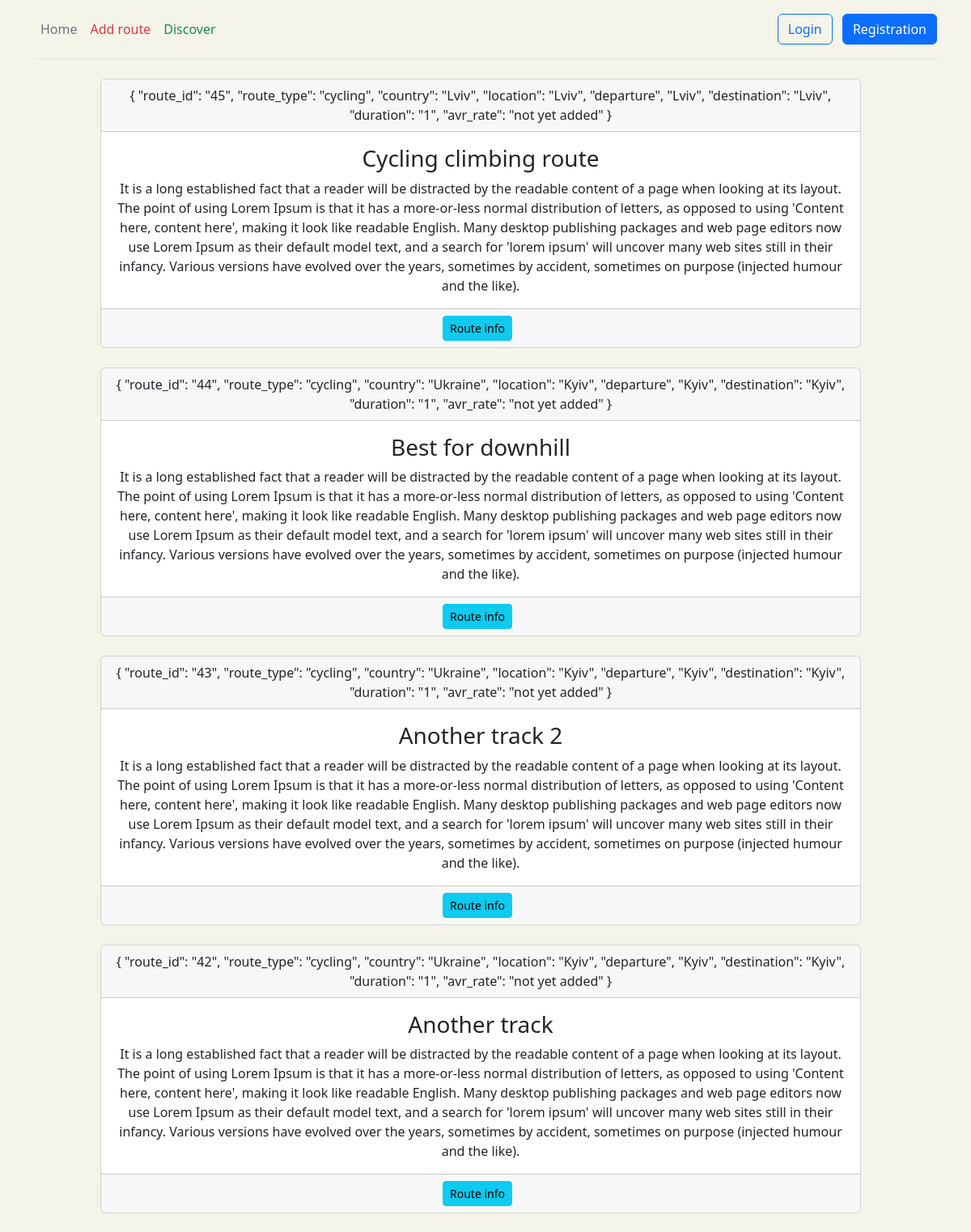
The page /route/cycling/ (upper part) on the database its author committed.
### route/models.py (models this page shows, shortened)
class Route(models.Model):
    class RouteType(models.TextChoices):
        bicycle_route = 'cycling', gettext_lazy('cycling')
        hiking_route = 'hiking', gettext_lazy('hiking')
    route_name = models.CharField(max_length=255, null=True)
    route_type = models.CharField(max_length=50, choices=RouteType.choices, default=RouteType.hiking_route)
    departure = models.IntegerField()
    stopping = models.CharField(max_length=50, null=True)
    destination = models.IntegerField()
    country = models.CharField(max_length=50)
    location = models.CharField(max_length=50)
    description = models.TextField()
    duration = models.IntegerField()
    class Meta:
        verbose_name = 'Route'
        verbose_name_plural = 'Routes'

### route/views.py (the view)
# urls.py: path('<str:route_type>/', views.filter_route, name='route_type'),
def filter_route(request, route_type=None, country=None, location=None):
    cursor = connection.cursor()
    query_filter = []
    if route_type is not None:
        query_filter.append(f"route_type='{route_type}'")
    if country is not None:
        query_filter.append(f"country='{country}'")
    if location is not None:
        query_filter.append(f"location='{location}'")
    filter_string = ' and '.join(query_filter)
    joining = """SELECT route_route.route_name,
                        route_route.route_type,
                        route_route.country,
                        route_route.location,
                        start.name  AS departure,
                        finish.name AS destination,
                        route_route.description,
                        route_route.duration,
                        route_route.id
                    FROM route_route
                    JOIN route_place as start
                    ON start.id = route_route.departure
                    JOIN route_place as finish
                    ON finish.id = route_route.destination
                    WHERE """ + filter_string + """ORDER BY route_route.id DESC"""
    cursor.execute(joining)
    result_joining = cursor.fetchall()
    result = [{'route_name': itm[0], 'route_type': itm[1], 'country': itm[2],
               'location': itm[3], 'departure': itm[4], 'destination': itm[5],
               'description': itm[6], 'duration': itm[7], 'route_id': itm[8]} for itm in result_joining]
    return render(request, 'route/filter_route.html', {'result': result})

### templates/route/filter_route.html (shortened to what this page needs)
{% extends 'main/layout.html' %}
{% block content %}
    <div class="container">
        <div class="row">
            <ul class="list-group">
                {% if result %}
                    {% for itm in result %}
                        <div class="card text-center col-md-10 mx-auto">
                            <div class="card-header">
                                {
                                "route_id": "{{ itm.route_id }}",
                                "route_type": "{{ itm.route_type }}",
                                "country": "{{ itm.country }}",
                                "location": "{{ itm.location }}",
                                "departure", "{{ itm.departure }}",
                                "destination": "{{ itm.destination }}",
                                "duration": "{{ itm.duration }}",
                                "avr_rate": "not yet added"
                                }
                            </div>
                            <div class="card-body">
                                <h3 class="card-title">{{ itm.route_name }}</h3>
                                <p class="card-text">
                                    {{ itm.description }}
                            </div>
                            <div class="card-footer text-muted">
                                <a href="{% url 'route:route_info' itm.route_id %}"
                                   class="btn btn-sm btn-info flex-shrink-0 me-2">Route info</a>
                            </div>
                        </div>
                        <br>
                    {% endfor %}
                {% else %}
                    <h3 class="text-center">Does not exist (filter_route templ)</h3>
                {% endif %}
            </ul>
        </div>
    </div>
{% endblock %}

### static/main/css/layout.css (style rules this page uses)
body { background-color: #f5f4e9; }

### rows shown on the page
Route: route_id "45", route_type "cycling", country "Lviv", location "Lviv", departure "Lviv", destination "Lviv", duration "1", route_name "Cycling climbing route", description "It is a long established fact that a reader will be distracted by the readable content of a page when looking at its layout. The point of using Lorem Ipsum is that it has a more-or-less normal distribution of letters, as opposed to using 'Content here, content here', making it look like readable English. Many desktop publishing packages and web page editors now use Lorem Ipsum as their default model text, and a search for 'lorem ipsum' will uncover many web sites still in their infancy. Various versions have evolved over the years, sometimes by accident, sometimes on purpose (injected humour and the like)."
Route: route_id "44", route_type "cycling", country "Ukraine", location "Kyiv", departure "Kyiv", destination "Kyiv", duration "1", route_name "Best for downhill", description "It is a long established fact that a reader will be distracted by the readable content of a page when looking at its layout. The point of using Lorem Ipsum is that it has a more-or-less normal distribution of letters, as opposed to using 'Content here, content here', making it look like readable English. Many desktop publishing packages and web page editors now use Lorem Ipsum as their default model text, and a search for 'lorem ipsum' will uncover many web sites still in their infancy. Various versions have evolved over the years, sometimes by accident, sometimes on purpose (injected humour and the like)."
Route: route_id "43", route_type "cycling", country "Ukraine", location "Kyiv", departure "Kyiv", destination "Kyiv", duration "1", route_name "Another track 2", description "It is a long established fact that a reader will be distracted by the readable content of a page when looking at its layout. The point of using Lorem Ipsum is that it has a more-or-less normal distribution of letters, as opposed to using 'Content here, content here', making it look like readable English. Many desktop publishing packages and web page editors now use Lorem Ipsum as their default model text, and a search for 'lorem ipsum' will uncover many web sites still in their infancy. Various versions have evolved over the years, sometimes by accident, sometimes on purpose (injected humour and the like)."
Route: route_id "42", route_type "cycling", country "Ukraine", location "Kyiv", departure "Kyiv", destination "Kyiv", duration "1", route_name "Another track", description "It is a long established fact that a reader will be distracted by the readable content of a page when looking at its layout. The point of using Lorem Ipsum is that it has a more-or-less normal distribution of letters, as opposed to using 'Content here, content here', making it look like readable English. Many desktop publishing packages and web page editors now use Lorem Ipsum as their default model text, and a search for 'lorem ipsum' will uncover many web sites still in their infancy. Various versions have evolved over the years, sometimes by accident, sometimes on purpose (injected humour and the like)."
